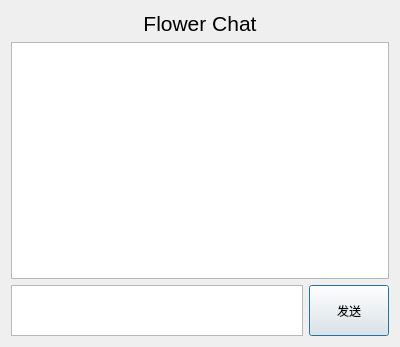
<?xml version="1.0" encoding="UTF-8"?>
<ui version="4.0">
 <class>Dialog2</class>
 <widget class="QDialog" name="Dialog2">
  <property name="geometry">
   <rect>
    <x>0</x>
    <y>0</y>
    <width>400</width>
    <height>347</height>
   </rect>
  </property>
  <property name="windowTitle">
   <string>Dialog</string>
  </property>
  <layout class="QVBoxLayout" name="verticalLayout">
   <item>
    <widget class="QLabel" name="label">
     <property name="text">
      <string>&lt;html&gt;&lt;head/&gt;&lt;body&gt;&lt;p align=&quot;center&quot;&gt;&lt;span style=&quot; font-size:16pt;&quot;&gt;Flower Chat&lt;/span&gt;&lt;/p&gt;&lt;/body&gt;&lt;/html&gt;</string>
     </property>
    </widget>
   </item>
   <item>
    <widget class="QTextBrowser" name="textBrowser">
     <property name="minimumSize">
      <size>
       <width>0</width>
       <height>230</height>
      </size>
     </property>
    </widget>
   </item>
   <item>
    <layout class="QHBoxLayout" name="horizontalLayout">
     <item>
      <widget class="QTextEdit" name="textEdit">
       <property name="maximumSize">
        <size>
         <width>16777215</width>
         <height>51</height>
        </size>
       </property>
      </widget>
     </item>
     <item>
      <widget class="QPushButton" name="pushButton">
       <property name="maximumSize">
        <size>
         <width>16777215</width>
         <height>51</height>
        </size>
       </property>
       <property name="text">
        <string>发送</string>
       </property>
      </widget>
     </item>
    </layout>
   </item>
  </layout>
 </widget>
 <resources/>
 <connections/>
</ui>
